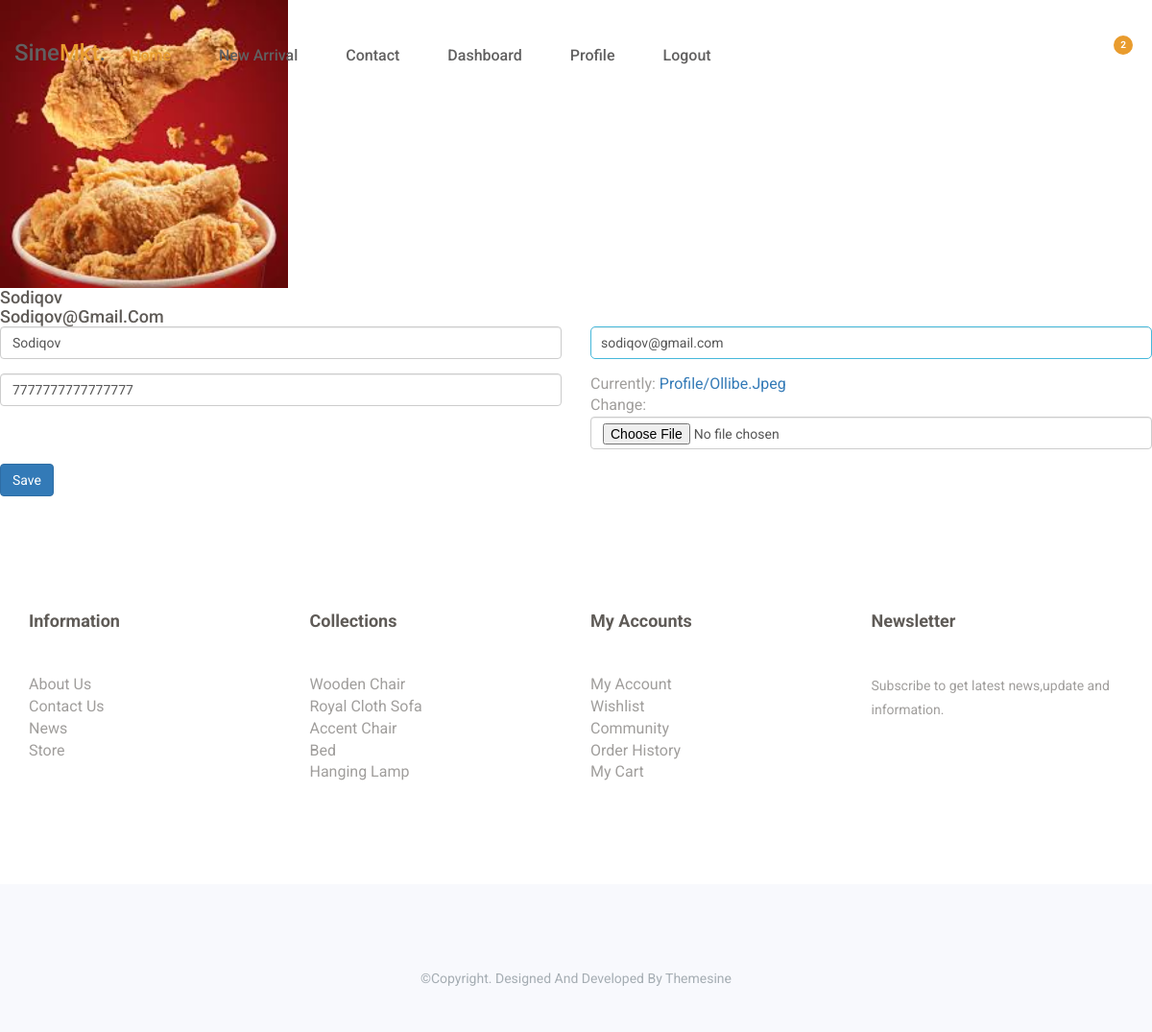
Page /profile (signed in) on the committed database.
### furn/models.py (models this page shows, shortened)
class MyUser(AbstractUser):
    username = None
    email = models.EmailField(unique=True)
    USERNAME_FIELD = 'email'
    REQUIRED_FIELDS = ['first_name', 'last_name']
    is_organiser = models.BooleanField(default=False)
    is_agent = models.BooleanField(default=False)

class Profile(models.Model):
    class Meta:
        verbose_name = "My profile"
        verbose_name_plural = "Profile"
    sell = models.IntegerField(default=0)
    bio = models.CharField(max_length=100, default="biooo")
    phone_number = models.IntegerField(default=998949949494)
    custome_user = models.OneToOneField(MyUser, on_delete=models.CASCADE)
    image = models.ImageField(default='arrivals5.png', upload_to = "profile")

### furn/views.py (the view)
# urls.py: path('profile', profile, name='profile'),
def profile(request):
    if request.method == 'POST':
        user_form = UptadeUserForm(request.POST, instance=request.user)
        profile_form = UptadeProfileForm(request.POST, request.FILES, instance=request.user.profile)
        if user_form.is_valid() and profile_form.is_valid():
            user_form.save()
            profile_form.save()
            return redirect("furn:home")
    else:
        user_form = UptadeUserForm(instance=request.user)
        profile_form = UptadeProfileForm(instance=request.user.profile)
    context = {
        "user_form": user_form,
        "profile_form": profile_form
    }
    return render(request, 'pages/profile.html', context)

### furn/form.py
class UptadeUserForm(forms.ModelForm):
    class Meta:
        model = User
        fields = ['first_name', 'email']

class UptadeProfileForm(forms.ModelForm):
    class Meta:
        model = Profile
        fields = ['image', 'phone_number']

### templates/pages/profile.html (shortened to what this page needs)
{% extends 'layouts/base.html' %}
{% block content %}
<link rel="stylesheet"
    href="https://cdnjs.cloudflare.com/ajax/libs/MaterialDesign-Webfont/3.6.95/css/materialdesignicons.css">
<div>
    <img src="{{ user.profile.image.url }}" style="width: 300px;">
    <h1>{{ user.first_name }}</h1>
    <h1>{{ user.email }}</h1>
    <form method="post" enctype="multipart/form-data">
        {% load widget_tweaks %}
        <div class="row">
            <div class="col-md-6 form-group mt-5">
                {% render_field user_form.first_name type='text' class='form-control' %}
            </div>
            <div class="col-md-6 form-group mt-5">
                {% render_field user_form.email type='email' class='form-control' %}
            </div>
            <div class="col-md-6 form-group mt-5">
                {% render_field profile_form.phone_number type='text' class='form-control' %}
            </div>
            <div class="col-md-6 form-group mt-5">
                {% render_field profile_form.image type='file' class='form-control' %}
            </div>
        </div>
        <button type="submit" class="btn btn-primary">Save</button>
    </form>
</div>
{% endblock %}

### templates/layouts/base.html (shortened to what this page needs)
<!DOCTYPE html>
{% load static %}
<html lang="en">
<head>
    <link rel="stylesheet" href="{% static 'css/font-awesome.min.css' %}">
    <link rel="stylesheet" href="{% static 'css/linearicons.css' %}">
    <link rel="stylesheet" href="{% static 'css/animate.css' %}">
    <link rel="stylesheet" href="{% static 'css/owl.carousel.min.css' %}">
    <link rel="stylesheet" href="{% static 'css/owl.theme.default.min.css' %}">
    <link rel="stylesheet" href="{% static 'css/bootstrap.min.css' %}">
    <link rel="stylesheet" href="{% static 'css/bootsnav.css' %}">
    <link rel="stylesheet" href="{% static 'css/style.css' %}">
    <link rel="stylesheet" href="{% static 'css/responsive.css' %}">
</head>
<body>
    <div class="block-content">
        {% include 'includes/navigation.html' %}
            {% block content %}
            {% endblock content %}
        {% include 'includes/footer.html' %}
    </div>
</body>
</html>

### templates/includes/logout-coniform.html (shortened to what this page needs)
{% load static %}

### templates/includes/navigation.html (shortened to what this page needs)
{% load static %}
<header id="home" class="welcome-hero">
    <div class="top-area">
        <div class="header-area">
            <nav class="navbar navbar-default bootsnav  navbar-sticky navbar-scrollspy" data-minus-value-desktop="70"
                data-minus-value-mobile="55" data-speed="1000">
                <div class="container">
                    <div class="attr-nav">
                        <ul>
                            <li class="search">
                                <a href="#"><span class="lnr lnr-magnifier"></span></a>
                            </li>
                            <li class="nav-setting">
                                <a href="#"><span class="lnr lnr-cog"></span></a>
                            </li>
                            <li class="dropdown">
                                <a href="#" class="dropdown-toggle" data-toggle="dropdown">
                                    <span class="lnr lnr-cart"></span>
                                    <span class="badge badge-bg-1">2</span>
                                </a>
                            </li>
                        </ul>
                    </div>
                    <div class="navbar-header">
                        <a class="navbar-brand" href="{% url 'furn:home' %}">sine<span>mkt</span>.</a>
                    </div>
                    <div class="collapse navbar-collapse menu-ui-design" id="navbar-menu">
                        <ul class="nav navbar-nav navbar-center" data-in="fadeInDown" data-out="fadeOutUp">
                            <li class="active"><a href="{% url 'furn:home' %}">home</a></li>
                            <li class="scroll"><a href="#new-arrivals">new arrival</a></li>
                            <li><a href="#contactus">contact</a></li>
                            {% if request.user.is_organiser %}
                            <li class=""><a href="/dashboard/">dashboard</a></li>
                            {% endif %}
                            {% if request.user.is_authenticated %}
                            <li class="profile-navbar"><a href="{% url 'furn:profile' %}">Profile</a></li>
                            <li class="logout-navbar"><a href="#">Logout</a></li>
                            {% endif %}
                        </ul>
                    </div>
                </div>
            </nav>
        </div>
    </div>
</header>

### templates/includes/footer.html (shortened to what this page needs)
{% load static %}
<section id="newsletter" class="newsletter">
    <div class="container">
        <div class="hm-footer-details">
            <div class="row">
                <div class=" col-md-3 col-sm-6 col-xs-12">
                    <div class="hm-footer-widget">
                        <div class="hm-foot-title">
                            <h4>information</h4>
                        </div>
                        <div class="hm-foot-menu">
                            <ul>
                                <li><a href="#">about us</a></li>
                                <li><a href="#">contact us</a></li>
                                <li><a href="#">news</a></li>
                                <li><a href="#">store</a></li>
                            </ul>
                        </div>
                    </div>
                </div>
                <div class=" col-md-3 col-sm-6 col-xs-12">
                    <div class="hm-footer-widget">
                        <div class="hm-foot-title">
                            <h4>collections</h4>
                        </div>
                        <div class="hm-foot-menu">
                            <ul>
                                <li><a href="#">wooden chair</a></li>
                                <li><a href="#">royal cloth sofa</a></li>
                                <li><a href="#">accent chair</a></li>
                                <li><a href="#">bed</a></li>
                                <li><a href="#">hanging lamp</a></li>
                            </ul>
                        </div>
                    </div>
                </div>
                <div class=" col-md-3 col-sm-6 col-xs-12">
                    <div class="hm-footer-widget">
                        <div class="hm-foot-title">
                            <h4>my accounts</h4>
                        </div>
                        <div class="hm-foot-menu">
                            <ul>
                                <li><a href="#">my account</a></li>
                                <li><a href="#">wishlist</a></li>
                                <li><a href="#">Community</a></li>
                                <li><a href="#">order history</a></li>
                                <li><a href="#">my cart</a></li>
                            </ul>
                        </div>
                    </div>
                </div>
                <div class=" col-md-3 col-sm-6  col-xs-12">
                    <div class="hm-footer-widget">
                        <div class="hm-foot-title">
                            <h4>newsletter</h4>
                        </div>
                        <div class="hm-foot-para">
                            <p>
                                Subscribe to get latest news,update and information.
                            </p>
                        </div>
                    </div>
                </div>
            </div>
        </div>
    </div>
</section>
<footer id="footer" class="footer">
    <div class="container">
        <div class="hm-footer-copyright text-center">
            <div class="footer-social">
                <a href="#"><i class="fa fa-facebook"></i></a>
                <a href="#"><i class="fa fa-instagram"></i></a>
                <a href="#"><i class="fa fa-linkedin"></i></a>
                <a href="#"><i class="fa fa-pinterest"></i></a>
                <a href="#"><i class="fa fa-behance"></i></a>
            </div>
            <p>
                &copy;copyright. designed and developed by <a href="https://www.themesine.com/">themesine</a>
            </p>
        </div>
    </div>
</footer>

### static/css/bootsnav.css (style rules this page uses)
nav.bootsnav .container { position: relative; }
nav.navbar.bootsnav { margin-bottom: 0; -moz-border-radius: 0px; -webkit-border-radius: 0px; -o-border-radius: 0px; border-radius: 0px; background-color: #fff; border: none; border-bottom: solid 1px #e0e0e0; z-index: 9; }
nav.navbar.bootsnav ul.nav > li > a { color: #6f6f6f; background-color: transparent; outline: none; margin-bottom: -2px; }
nav.navbar.bootsnav ul.nav li.megamenu-fw > a:hover, nav.navbar.bootsnav ul.nav li.megamenu-fw > a:focus, nav.navbar.bootsnav ul.nav li.active > a:hover, nav.navbar.bootsnav ul.nav li.active > a:focus, nav.navbar.bootsnav ul.nav li.active > a { background-color: transparent; }
.attr-nav { float: right; display: inline-block; margin-left: 13px; margin-right: -15px; }
.attr-nav > ul { padding: 0; margin: 0 0 -7px 0; list-style: none; display: inline-block; }
.attr-nav > ul > li { float: left; display: block; }
.attr-nav > ul > li > a { color: #6f6f6f; display: block; padding: 28px 15px; position: relative; }
.attr-nav > ul > li > a span.badge { position: absolute; top: 50%; margin-top: -15px; right: 5px; font-size: 10px; padding: 0; width: 15px; height: 15px; padding-top: 2px; }
body { -webkit-transition: all 0.3s ease-in-out; -moz-transition: all 0.3s ease-in-out; -o-transition: all 0.3s ease-in-out; -ms-transition: all 0.3s ease-in-out; transition: all 0.3s ease-in-out; }
@media (min-width: 1024px) { nav.navbar.bootsnav ul.nav > li > a { padding: 30px 15px; font-weight: 600; } }

### static/css/style.css (style rules this page uses)
* { padding: 0; margin: 0; }
* { -webkit-box-sizing:border-box; -moz-box-sizing:border-box; -o-box-sizing:border-box; -ms-box-sizing:border-box; box-sizing:border-box; }
body { font-family: 'Roboto', sans-serif; font-size:16px; color:#a09e9c; background: #fff; text-transform: capitalize; max-width:1920px; margin:0 auto; overflow-x:hidden; scroll-behavior: smooth; }
#id_email { border-radius: 5px; border: 1px solid #46b8da; padding: 5px 10px; padding-right: 20px; }
h1,h2,h3,h4,h5,h6 { margin: 0; color:#5f5b57; font-size: 18px; font-weight: 500; }
p { margin: 0; color:#a09e9c; font-size:16px; line-height: 1.8; }
img { border:none;max-width:100%; height:auto; }
ul { padding: 0; margin: 0 auto; list-style: none; }
ul li { list-style: none; }
select,input,textarea,button { box-shadow:none;outline:0!important; }
button { background: transparent;border: 0; }
html,body { height: 100%; }
nav.navbar.bootsnav { background-color: transparent; border-bottom: transparent; }
.navbar-header a.navbar-brand,.navbar-header a.navbar-brand:hover,.navbar-header a.navbar-brand:focus { display: inline-block; color: #616060; font-size: 24px; font-weight: 500; padding: 45px 0px; text-transform:capitalize; }
.navbar-header a.navbar-brand span { display: inline-block;color:#e99c2e;text-transform:capitalize; }
nav.navbar.bootsnav ul.nav > li > a { color: #616060; font-size: 16px; font-weight: 500; text-transform: capitalize; -webkit-transition: 0.3s linear; -moz-transition: 0.3s linear; -ms-transition: 0.3s linear; -o-transition: 0.3s linear; transition: 0.3s linear; }
nav.navbar.bootsnav ul.nav > li > a { padding: 48px 25px; }
nav.navbar.bootsnav ul.nav > li.active>a { color: #e99c2e; }
.menu-ui-design { overflow-y:scroll;height: 350px; }
.attr-nav { position: relative; top:5px; }
.attr-nav > ul > li > a { color: #616060; padding: 44px 15px; font-size: 18px; font-weight: 500; }
.badge { background-color: #e99c2e; border: 2px solid #e99c2e; }
.attr-nav > ul > li > a span.badge { margin-top: -25px; width: 20px; height: 20px; padding-top: 3px; }
.welcome-hero { position: relative; z-index: 1; background: #f8f9fd; }
.header-area { position: absolute;top:0;left:0;width: 100%;z-index: 99; }
.newsletter { padding:120px 0 75px; }
.hm-footer-widget { margin-bottom: 30px; }
.hm-foot-title h4 { font-size: 18px; font-weight: 700; margin-bottom: 45px; }
.hm-foot-menu ul li a { color: #a09e9c; font-size: 16px; font-weight: 400; margin-bottom: 15px; -webkit-transition: .3s; -moz-transition:.3s; -ms-transition:.3s; -o-transition:.3s; transition: .3s; }
.hm-foot-para p { font-size: 14px; text-transform: initial; margin-bottom: 25px; }
.footer { background: #f8f9fd; display: flex; align-items: center; height: 154px; }
.hm-footer-copyright p,.hm-footer-copyright p a { color: #a5adb3; font-size: 14px; font-weight: 400; }
.footer-social a i { color: #a4aaaf; margin: 0 18px 24px 0; -webkit-transition: .3s; -moz-transition:.3s; -ms-transition:.3s; -o-transition:.3s; transition: .3s; }

### rows in the picture
MyUser: profile.image (picture), first_name "Sodiqov", email "Sodiqov@gmail.com", email "sodiqov@gmail.com"
Profile: phone_number "7777777777777777"
